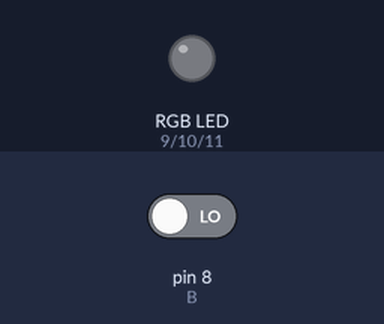
A sketch run on a simulated Arduino Uno, built with avr-gcc and run on an emulated ATmega328P. On the bench: an RGB LED mixed from three pins (HIGH = lit). Dashed ring = blinking. The test bench sets the inputs (shaded band); at power-on: pin 8 (B) LOW. What the sketch prints to the serial monitor is not drawn.

Above: at 1.2 s.
1.3 s: pin 8 (B) driven HIGH
At 1.67 s:
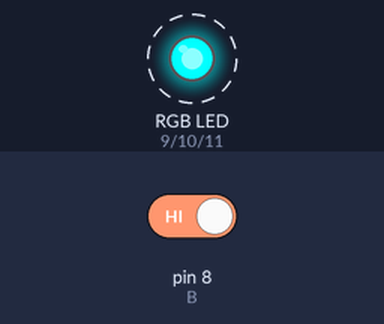
At 4.2 s:
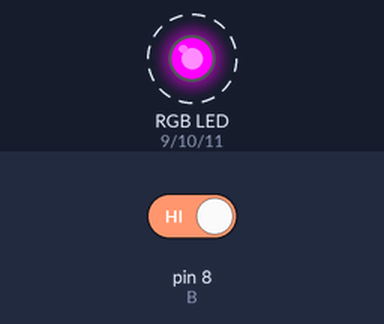
4.3 s: pin 8 (B) driven LOW
At 5.2 s:
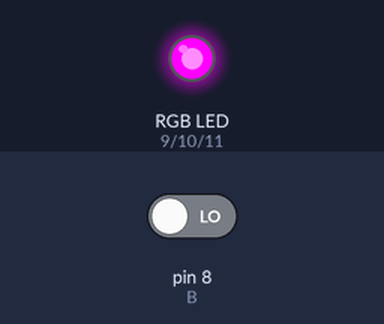
Timing chart, 0 to 7.3 s (numbered marks = the images above; inputs shaded):
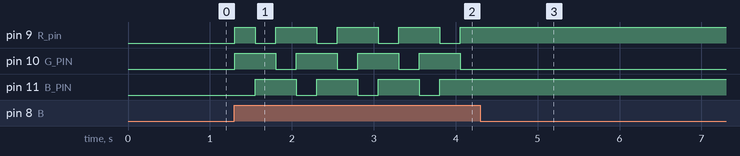

Measured:
- after the input at 1.3 s, pin 9 (R_pin): LOW → HIGH at once, then repeats every 0.75 s: LOW 0.25 s, HIGH 0.50 s; pin 10 (G_PIN): alternates HIGH for 0.50 s and LOW for 0.25 s, starting at once; pin 11 (B_PIN): alternates HIGH for 0.50 s and LOW for 0.25 s, starting after 0.25 s
- after the input at 4.3 s, pin 9 (R_pin), pin 11 (B_PIN): stops changing and stays HIGH; pin 10 (G_PIN): stops changing and stays LOW

The sketch:

rgb_led.ino
```cpp
const int R_pin = 9;
const int G_PIN = 10;
const int B_PIN = 11;
const int B = 8;
int button = 0;
void setup() {
  // put your setup code here, to run once:
  Serial.begin(9600);
  pinMode(R_pin, OUTPUT);
  pinMode(G_PIN, OUTPUT);
  pinMode(B_PIN, OUTPUT);
  pinMode(B, INPUT);
}

void loop() {
  // put your main code here, to run repeatedly:
  if (digitalRead(B) == HIGH) {
    button = (button + 1) % 3;

    switch (button) {
      case 0:
        analogWrite(R_pin, 255);
        analogWrite(G_PIN, 0);
        analogWrite(B_PIN, 255);
        break;
      case 1:
        analogWrite(R_pin, 255);
        analogWrite(G_PIN, 255);
        analogWrite(B_PIN, 0);
        break;
      case 2:
        analogWrite(R_pin, 0);
        analogWrite(G_PIN, 255);
        analogWrite(B_PIN, 255);
        break;
    }
    delay(250);
  }
  Serial.println(button);
}
```
